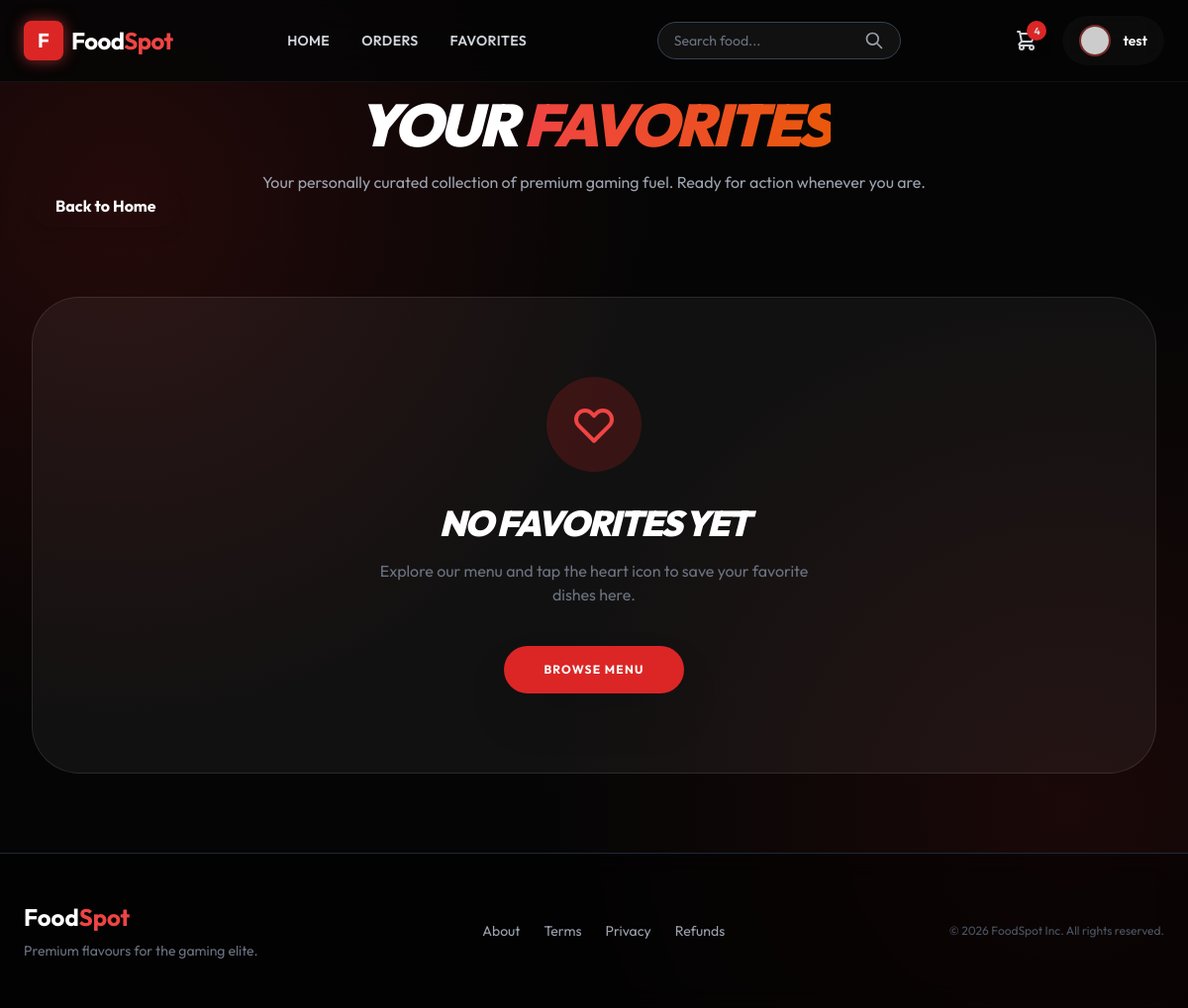
Page /favorites/ (signed in) on the earlier database version.
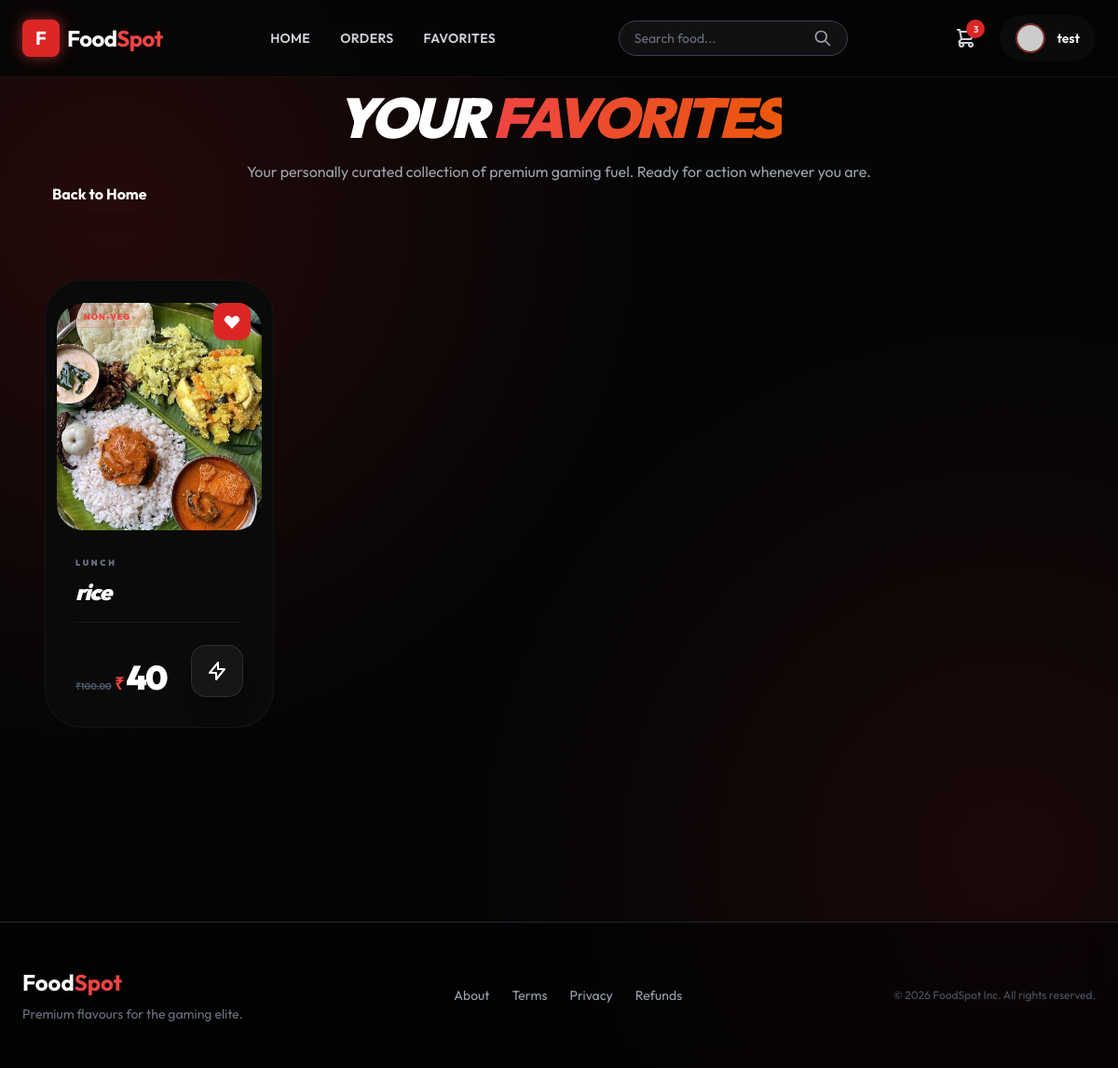
Same page on the later database version.
### menu/models.py (models this page shows, shortened)
class Favorite(models.Model):
    user = models.ForeignKey(User, on_delete=models.CASCADE)
    product = models.ForeignKey(Product, on_delete=models.CASCADE)
    created_at = models.DateTimeField(auto_now_add=True)
    class Meta:
        unique_together = ('user', 'product')

class Product(models.Model):
    category = models.ForeignKey(Category, on_delete=models.CASCADE)
    name = models.CharField(max_length=150, null=False, blank=False)
    product_image = models.ImageField(upload_to='images', null=True, blank=True)
    quantity = models.IntegerField(null=False, blank=False, default=0)
    original_price = models.DecimalField(max_digits=10, decimal_places=2, null=False)
    selling_price = models.DecimalField(max_digits=10, decimal_places=2, null=False)
    description = models.TextField(max_length=300, null=False)
    is_veg = models.BooleanField(default=False)

class Category(models.Model):
    name = models.CharField(max_length=200, null=False, blank=False)
    description = models.TextField(max_length=200, null=False, blank=False)
    image = models.ImageField(upload_to='images', null=True)
    status = models.BooleanField(default=False)

### menu/views.py (the view)
# urls.py: path("favorites/", FavoritesListView.as_view(), name="favorites"),
@method_decorator(signin_required, name="dispatch")
class FavoritesListView(View):
    def get(self, request):
        favorites = Favorite.objects.filter(user=request.user).select_related('product')
        return render(request, "menu/favorites.html", {"favorites": favorites})

### menu/views.py (called while the page is built)
def signin_required(fn):
    def wrapper(request, *args, **kwargs):
        if not request.user.is_authenticated:
            return redirect("login")
        return fn(request, *args, **kwargs)
    return wrapper

### menu/templates/menu/favorites.html (shortened to what the changed rows need)
{% extends "menu/base.html" %}
{% block content %}
<div class="mb-20">
    <h1 class="text-6xl font-black text-white italic tracking-tighter mb-4 text-center">
        YOUR <span class="text-transparent bg-clip-text bg-gradient-to-r from-red-500 to-orange-600">FAVORITES</span>
    </h1>
</div>
{% if favorites %}
<div class="grid grid-cols-1 sm:grid-cols-2 lg:grid-cols-4 gap-10 px-4 mb-32 max-w-7xl mx-auto relative">
    {% for fav in favorites %}
    {% with prod=fav.product %}
    <div class="product-card group bg-[#0a0a0a] rounded-[2.5rem] overflow-hidden border border-white/5 hover:border-red-500/40 transition-all duration-700 hover:shadow-[0_0_50px_rgba(239,68,68,0.15)]"
        style="--accent-color: {% if prod.is_veg %}34, 197, 94{% else %}220, 38, 38{% endif %};">
        <div class="relative h-[280px] overflow-hidden p-3 pt-6">
            <div class="absolute top-6 left-6 z-30">
                <span
                    class="{% if prod.is_veg %}bg-green-500/10 text-green-500 border-green-500/20{% else %}bg-red-500/10 text-red-500 border-red-500/20{% endif %} px-4 py-1.5 rounded-xl text-[9px] font-black uppercase tracking-widest border backdrop-blur-md">
                    {% if prod.is_veg %}Pure Veg{% else %}Non-Veg{% endif %}
                </span>
            </div>
            <div class="absolute top-6 right-6 z-30">
                <a href="{% url 'remove_from_favorite' prod.id %}"
                    class="w-10 h-10 bg-red-600 rounded-xl flex items-center justify-center text-white transition-all duration-300 shadow-lg group-hover:scale-110">
                    <svg xmlns="http://www.w3.org/2000/svg" class="h-5 w-5" viewBox="0 0 20 20" fill="currentColor">
                        <path fill-rule="evenodd"
                            d="M3.172 5.172a4 4 0 015.657 0L10 6.343l1.172-1.171a4 4 0 115.656 5.656L10 17.657l-6.828-6.829a4 4 0 010-5.656z"
                            clip-rule="evenodd" />
                    </svg>
                </a>
            </div>
            {% if prod.product_image %}
            <img src="{{ prod.product_image.url }}"
                class="w-full h-full object-cover rounded-[1.8rem] transform group-hover:scale-105 transition duration-[1.5s] ease-out">
            {% endif %}
        </div>
        <div class="p-8 pt-4">
            <div class="mb-4">
                <span class="text-[9px] font-black text-gray-500 uppercase tracking-[0.3em] block mb-2">
                    {{ prod.category.name }}</span>
                <h3
                    class="text-2xl font-black text-white italic tracking-tighter truncate group-hover:text-red-400 transition duration-500">
                    {{ prod.name }}</h3>
            </div>
            <div class="flex items-end justify-between border-t border-white/5 pt-6">
                <div>
                    <span class="text-[10px] text-gray-600 font-bold line-through mb-1">
                        ₹{{ prod.original_price }}</span>
                    <span class="text-4xl font-black text-white tracking-tighter">
                        <span class="text-red-500 text-lg mr-1 font-bold">₹</span>{{ prod.selling_price|floatformat:0 }}
                    </span>
                </div>
                <a href="{% url 'buy' prod.id %}"
                    class="w-14 h-14 bg-white/5 hover:bg-white text-white hover:text-black rounded-2xl flex items-center justify-center transition-all duration-500 border border-white/10 hover:border-white shadow-xl active:scale-95">
                    <svg xmlns="http://www.w3.org/2000/svg" class="h-6 w-6" fill="none" viewBox="0 0 24 24"
                        stroke="currentColor">
                        <path stroke-linecap="round" stroke-linejoin="round" stroke-width="2"
                            d="M13 10V3L4 14h7v7l9-11h-7z" />
                    </svg>
                </a>
            </div>
        </div>
    </div>
    {% endwith %}
    {% endfor %}
</div>
{% else %}
<div class="text-center py-20 px-6 bg-white/5 rounded-[3rem] border border-white/10 backdrop-blur-md">
    <div class="w-24 h-24 bg-red-600/20 rounded-full flex items-center justify-center mx-auto mb-8">
    </div>
    <h2 class="text-4xl font-black text-white italic tracking-tighter mb-4">NO FAVORITES YET</h2>
    <p class="text-gray-500 mb-10 max-w-md mx-auto">Explore our menu and tap the heart icon to save your favorite dishes
        here.</p>
    <a href="{% url 'home' %}"
        class="inline-block bg-red-600 hover:bg-red-700 text-white font-bold px-10 py-4 rounded-full shadow-2xl transition-all hover:scale-105 active:scale-95 uppercase tracking-widest text-xs">
        Browse Menu
    </a>
</div>
{% endif %}
{% endblock %}

### menu/templates/menu/base.html (shortened to what the changed rows need)
{% load static %}
<!DOCTYPE html>
<html lang="en">
<head>
    <script src="https://cdn.tailwindcss.com"></script>
</head>
<body class="flex flex-col min-h-screen">
    <nav class="glass-nav fixed w-full z-50 transition-all duration-300">
        <div class="max-w-7xl mx-auto px-6 py-4 flex justify-between items-center">
            <div class="flex items-center space-x-6">
                {% if user.is_authenticated %}
                <a href="{% url 'cart' %}" class="relative group text-gray-300 hover:text-white transition">
                    {% if user.cart_set.count > 0 %}
                    <span
                        class="absolute -top-2 -right-2 bg-red-600 text-[10px] w-5 h-5 flex items-center justify-center rounded-full font-bold shadow-lg animate-bounce">
                        {{ user.cart_set.count }}
                    </span>
                    {% endif %}
                </a>
                {% endif %}
                {% if user.is_authenticated %}
                <a href="{% url 'profile' %}"
                    class="flex items-center gap-3 glass px-4 py-2 rounded-full hover:bg-white/10 transition border-transparent hover:border-red-500/30 group">
                    <div
                        class="w-8 h-8 rounded-full overflow-hidden border-2 border-red-500/50 group-hover:border-red-500 transition">
                        {% if user.profile.profile_pic %}
                        <img src="{{ user.profile.profile_pic.url }}" class="w-full h-full object-cover">
                        {% else %}
                        <img src="https://ui-avatars.com/api/?name={{ user.username }}&background=1f2937&color=fff"
                            class="w-full h-full object-cover">
                        {% endif %}
                    </div>
                    <span class="hidden md:block font-semibold text-sm">{{ user.username }}</span>
                </a>
                {% else %}
                <a href="{% url 'login' %}"
                    class="bg-red-600 hover:bg-red-700 text-white text-sm font-bold px-6 py-2.5 rounded-full shadow-[0_4px_14px_0_rgba(220,38,38,0.39)] hover:shadow-[0_6px_20px_rgba(220,38,38,0.23)] hover:-translate-y-0.5 transition ease-in-out">
                    Login
                </a>
                {% endif %}
            </div>
        </div>
    </nav>
    <main class="flex-grow pt-24 px-4 sm:px-6 lg:px-8 max-w-7xl mx-auto w-full fade-in">
        {% block content %}
        {% endblock %}
    </main>
</body>
</html>

Differences in the rows shown:
added Favorite: product.product_image (picture), product.category.name "LUNCH", product.name "rice", product.original_price "100.00", product.selling_price "40"
Other differences:
{{ user.cart_set.count }}: "4" → "3"
text no longer shown: "NO FAVORITES YET Explore our menu and tap the heart icon to save your favorite dishes here. BROWSE MENU"
